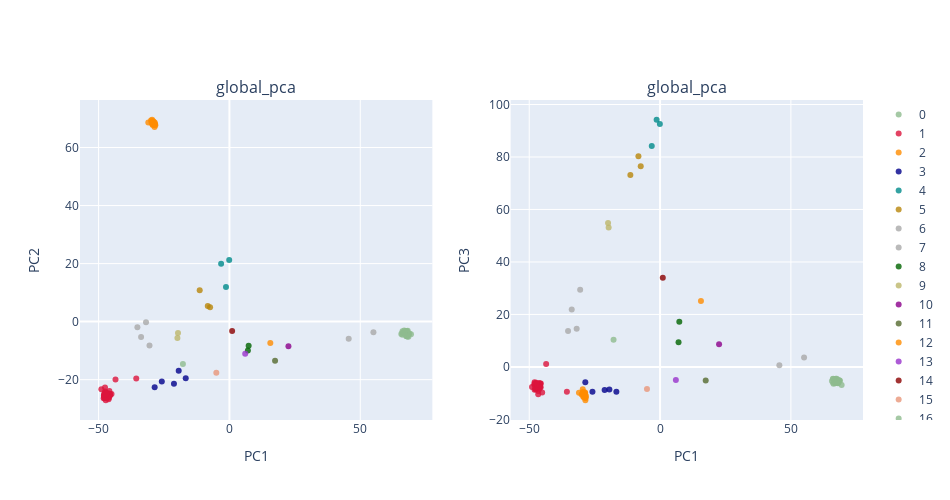

Write notebook code for a chart like this one.
### Code cell
###
plot_global_pca(feats,label_select,PCA_color_ref,title= 'global_pca',height= 500,width= 950)

### Figure 1 — Plotly figure (JSON) as saved in the notebook; plotly's stock layout.template omitted (floating-point values rounded to 4 significant figures)
{"data": [{"marker": {"color": "darkseagreen", "line": {"width": 0}, "opacity": 0.8, "size": 6, "symbol": "circle"}, "mode": "markers", "name": "0", "type": "scatter", "x": [68.47, 67.73, 67.5, 66.79, 66.15, 69.39, 68.77, 68.02, 67.83, 67.98, 67.99, 66.07, 67.5, 67.87, 67.7, 67.36, 66.96, 67.31, 67.6, 67.9, 67.27, 68.38, 67.5, 65.69, 67.77, 67.86, 67.79, 68.29, 67.16, 67.18, 68.03, 67.8, 66.27, 67.33, 68.13, 67.78, 67.64, 66.79, 66.74, 66.13], "xaxis": "x", "y": [-4.358, -3.304, -4.978, -3.034, -3.307, -4.349, -4.075, -4.76, -4.233, -4.211, -5.099, -4.543, -4.361, -4.006, -4.262, -3.204, -4.148, -3.592, -4.099, -4.974, -3.663, -5.187, -3.317, -4.238, -4.837, -4.037, -3.768, -4.104, -3.701, -3.572, -3.699, -3.211, -3.905, -4.293, -3.106, -5.068, -4.167, -3.801, -3.759, -3.83], "yaxis": "y"}, {"marker": {"color": "crimson", "line": {"width": 0}, "opacity": 0.8, "size": 6, "symbol": "circle"}, "mode": "markers", "name": "1", "type": "scatter", "x": [-47.55, -47.42, -45.81, -47.31, -46.57, -46.16, -47.11, -46.16, -47.56, -45.64, -46.25, -45.89, -45.57, -47.01, -47.93, -45.06, -47.68, -47.59, -47.95, -46.37, -46.08, -47.59, -47.5, -47.11, -48.05, -47.84, -47.45, -46.57, -47.37, -47.22, -46.62, -47.55, -47.45, -45.88, -48.94, -45.85, -46.9, -47.96, -47.01, -47.27, -43.54, -35.61], "xaxis": "x", "y": [-25.13, -25.07, -25.67, -25.62, -25.15, -26.73, -25.69, -26.02, -25.93, -25.37, -25.39, -24.89, -24.9, -26.12, -25.14, -24.91, -24.49, -25.17, -25.65, -24.67, -26.2, -26.31, -24.82, -25.37, -26.43, -26.24, -24.09, -25.0, -25.31, -24.52, -26.0, -22.72, -24.63, -23.87, -23.35, -25.2, -25.1, -25.48, -24.72, -27.1, -19.92, -19.61], "yaxis": "y"}, {"marker": {"color": "darkorange", "line": {"width": 0}, "opacity": 0.8, "size": 6, "symbol": "circle"}, "mode": "markers", "name": "2", "type": "scatter", "x": [-28.62, -29.51, -28.64, -28.94, -29.42, -28.78, -28.95, -28.4, -29.33, -28.55, -29.32, -28.69, -29.26, -29.98, -28.32, -31.0, -29.69, -29.55, -29.21, -29.1], "xaxis": "x", "y": [67.09, 68.71, 67.9, 68.6, 68.62, 67.9, 68.71, 68.11, 67.98, 68.66, 67.77, 67.97, 68.98, 69.28, 67.64, 68.61, 68.39, 69.57, 68.07, 69.05], "yaxis": "y"}, {"marker": {"color": "darkblue", "line": {"width": 0}, "opacity": 0.8, "size": 6, "symbol": "circle"}, "mode": "markers", "name": "3", "type": "scatter", "x": [-16.7, -19.38, -21.2, -28.57, -25.84], "xaxis": "x", "y": [-19.51, -16.93, -21.45, -22.59, -20.63], "yaxis": "y"}, {"marker": {"color": "darkcyan", "line": {"width": 0}, "opacity": 0.8, "size": 6, "symbol": "circle"}, "mode": "markers", "name": "4", "type": "scatter", "x": [-0.07974, -3.179, -1.314], "xaxis": "x", "y": [21.22, 19.92, 11.92], "yaxis": "y"}, {"marker": {"color": "darkgoldenrod", "line": {"width": 0}, "opacity": 0.8, "size": 6, "symbol": "circle"}, "mode": "markers", "name": "5", "type": "scatter", "x": [-8.271, -11.36, -7.393], "xaxis": "x", "y": [5.421, 10.83, 4.937], "yaxis": "y"}, {"marker": {"color": "darkgray", "line": {"width": 0}, "opacity": 0.8, "size": 6, "symbol": "circle"}, "mode": "markers", "name": "6", "type": "scatter", "x": [-30.54, -35.17, -31.87, -33.76], "xaxis": "x", "y": [-8.223, -1.9, -0.1903, -5.293], "yaxis": "y"}, {"marker": {"color": "darkgrey", "line": {"width": 0}, "opacity": 0.8, "size": 6, "symbol": "circle"}, "mode": "markers", "name": "7", "type": "scatter", "x": [55.03, 45.59], "xaxis": "x", "y": [-3.654, -5.895], "yaxis": "y"}, {"marker": {"color": "darkgreen", "line": {"width": 0}, "opacity": 0.8, "size": 6, "symbol": "circle"}, "mode": "markers", "name": "8", "type": "scatter", "x": [7.059, 7.347], "xaxis": "x", "y": [-9.916, -8.338], "yaxis": "y"}, {"marker": {"color": "darkkhaki", "line": {"width": 0}, "opacity": 0.8, "size": 6, "symbol": "circle"}, "mode": "markers", "name": "9", "type": "scatter", "x": [-19.88, -19.65], "xaxis": "x", "y": [-5.656, -3.964], "yaxis": "y"}, {"marker": {"color": "darkmagenta", "line": {"width": 0}, "opacity": 0.8, "size": 6, "symbol": "circle"}, "mode": "markers", "name": "10", "type": "scatter", "x": [22.55], "xaxis": "x", "y": [-8.47], "yaxis": "y"}, {"marker": {"color": "darkolivegreen", "line": {"width": 0}, "opacity": 0.8, "size": 6, "symbol": "circle"}, "mode": "markers", "name": "11", "type": "scatter", "x": [17.44], "xaxis": "x", "y": [-13.53], "yaxis": "y"}, {"marker": {"color": "darkorange", "line": {"width": 0}, "opacity": 0.8, "size": 6, "symbol": "circle"}, "mode": "markers", "name": "12", "type": "scatter", "x": [15.62], "xaxis": "x", "y": [-7.388], "yaxis": "y"}, {"marker": {"color": "darkorchid", "line": {"width": 0}, "opacity": 0.8, "size": 6, "symbol": "circle"}, "mode": "markers", "name": "13", "type": "scatter", "x": [6.033], "xaxis": "x", "y": [-11.05], "yaxis": "y"}, {"marker": {"color": "darkred", "line": {"width": 0}, "opacity": 0.8, "size": 6, "symbol": "circle"}, "mode": "markers", "name": "14", "type": "scatter", "x": [1.04], "xaxis": "x", "y": [-3.237], "yaxis": "y"}, {"marker": {"color": "darksalmon", "line": {"width": 0}, "opacity": 0.8, "size": 6, "symbol": "circle"}, "mode": "markers", "name": "15", "type": "scatter", "x": [-5.008], "xaxis": "x", "y": [-17.62], "yaxis": "y"}, {"marker": {"color": "darkseagreen", "line": {"width": 0}, "opacity": 0.8, "size": 6, "symbol": "circle"}, "mode": "markers", "name": "16", "type": "scatter", "x": [-17.77], "xaxis": "x", "y": [-14.57], "yaxis": "y"}, {"marker": {"color": "darkseagreen", "line": {"width": 0}, "opacity": 0.8, "size": 6, "symbol": "circle"}, "mode": "markers", "name": "0", "type": "scatter", "x": [68.47, 67.73, 67.5, 66.79, 66.15, 69.39, 68.77, 68.02, 67.83, 67.98, 67.99, 66.07, 67.5, 67.87, 67.7, 67.36, 66.96, 67.31, 67.6, 67.9, 67.27, 68.38, 67.5, 65.69, 67.77, 67.86, 67.79, 68.29, 67.16, 67.18, 68.03, 67.8, 66.27, 67.33, 68.13, 67.78, 67.64, 66.79, 66.74, 66.13], "xaxis": "x2", "y": [-5.094, -6.065, -4.984, -4.547, -6.008, -6.848, -5.226, -5.644, -5.801, -6.169, -5.758, -4.558, -4.487, -6.0, -5.595, -5.933, -6.195, -5.917, -4.942, -5.658, -5.404, -5.185, -6.01, -5.336, -5.908, -5.602, -5.032, -5.378, -5.6, -4.489, -5.374, -5.091, -6.418, -5.557, -6.041, -5.5, -5.733, -5.941, -5.171, -4.52], "yaxis": "y2"}, {"marker": {"color": "crimson", "line": {"width": 0}, "opacity": 0.8, "size": 6, "symbol": "circle"}, "mode": "markers", "name": "1", "type": "scatter", "x": [-47.55, -47.42, -45.81, -47.31, -46.57, -46.16, -47.11, -46.16, -47.56, -45.64, -46.25, -45.89, -45.57, -47.01, -47.93, -45.06, -47.68, -47.59, -47.95, -46.37, -46.08, -47.59, -47.5, -47.11, -48.05, -47.84, -47.45, -46.57, -47.37, -47.22, -46.62, -47.55, -47.45, -45.88, -48.94, -45.85, -46.9, -47.96, -47.01, -47.27, -43.54, -35.61], "xaxis": "x2", "y": [-8.072, -8.241, -6.342, -7.905, -9.134, -8.411, -7.556, -6.282, -8.027, -7.742, -6.231, -6.613, -6.29, -6.853, -6.837, -9.776, -6.368, -8.335, -8.665, -7.818, -6.569, -7.094, -8.067, -7.854, -6.546, -6.165, -6.924, -10.42, -8.237, -6.565, -7.612, -8.497, -6.816, -7.25, -7.613, -7.744, -7.413, -5.823, -6.792, -6.001, 1.129, -9.432], "yaxis": "y2"}, {"marker": {"color": "darkorange", "line": {"width": 0}, "opacity": 0.8, "size": 6, "symbol": "circle"}, "mode": "markers", "name": "2", "type": "scatter", "x": [-28.62, -29.51, -28.64, -28.94, -29.42, -28.78, -28.95, -28.4, -29.33, -28.55, -29.32, -28.69, -29.26, -29.98, -28.32, -31.0, -29.69, -29.55, -29.21, -29.1], "xaxis": "x2", "y": [-11.8, -9.899, -9.764, -10.03, -9.516, -10.93, -9.821, -11.73, -11.33, -12.69, -10.54, -10.04, -10.06, -10.54, -11.07, -9.834, -10.17, -8.469, -11.45, -10.52], "yaxis": "y2"}, {"marker": {"color": "darkblue", "line": {"width": 0}, "opacity": 0.8, "size": 6, "symbol": "circle"}, "mode": "markers", "name": "3", "type": "scatter", "x": [-16.7, -19.38, -21.2, -28.57, -25.84], "xaxis": "x2", "y": [-9.493, -8.596, -8.781, -5.819, -9.454], "yaxis": "y2"}, {"marker": {"color": "darkcyan", "line": {"width": 0}, "opacity": 0.8, "size": 6, "symbol": "circle"}, "mode": "markers", "name": "4", "type": "scatter", "x": [-0.07974, -3.179, -1.314], "xaxis": "x2", "y": [92.53, 84.18, 94.18], "yaxis": "y2"}, {"marker": {"color": "darkgoldenrod", "line": {"width": 0}, "opacity": 0.8, "size": 6, "symbol": "circle"}, "mode": "markers", "name": "5", "type": "scatter", "x": [-8.271, -11.36, -7.393], "xaxis": "x2", "y": [80.29, 73.11, 76.49], "yaxis": "y2"}, {"marker": {"color": "darkgray", "line": {"width": 0}, "opacity": 0.8, "size": 6, "symbol": "circle"}, "mode": "markers", "name": "6", "type": "scatter", "x": [-30.54, -35.17, -31.87, -33.76], "xaxis": "x2", "y": [29.43, 13.66, 14.6, 21.91], "yaxis": "y2"}, {"marker": {"color": "darkgrey", "line": {"width": 0}, "opacity": 0.8, "size": 6, "symbol": "circle"}, "mode": "markers", "name": "7", "type": "scatter", "x": [55.03, 45.59], "xaxis": "x2", "y": [3.572, 0.637], "yaxis": "y2"}, {"marker": {"color": "darkgreen", "line": {"width": 0}, "opacity": 0.8, "size": 6, "symbol": "circle"}, "mode": "markers", "name": "8", "type": "scatter", "x": [7.059, 7.347], "xaxis": "x2", "y": [9.433, 17.21], "yaxis": "y2"}, {"marker": {"color": "darkkhaki", "line": {"width": 0}, "opacity": 0.8, "size": 6, "symbol": "circle"}, "mode": "markers", "name": "9", "type": "scatter", "x": [-19.88, -19.65], "xaxis": "x2", "y": [54.88, 53.13], "yaxis": "y2"}, {"marker": {"color": "darkmagenta", "line": {"width": 0}, "opacity": 0.8, "size": 6, "symbol": "circle"}, "mode": "markers", "name": "10", "type": "scatter", "x": [22.55], "xaxis": "x2", "y": [8.604], "yaxis": "y2"}, {"marker": {"color": "darkolivegreen", "line": {"width": 0}, "opacity": 0.8, "size": 6, "symbol": "circle"}, "mode": "markers", "name": "11", "type": "scatter", "x": [17.44], "xaxis": "x2", "y": [-5.15], "yaxis": "y2"}, {"marker": {"color": "darkorange", "line": {"width": 0}, "opacity": 0.8, "size": 6, "symbol": "circle"}, "mode": "markers", "name": "12", "type": "scatter", "x": [15.62], "xaxis": "x2", "y": [25.14], "yaxis": "y2"}, {"marker": {"color": "darkorchid", "line": {"width": 0}, "opacity": 0.8, "size": 6, "symbol": "circle"}, "mode": "markers", "name": "13", "type": "scatter", "x": [6.033], "xaxis": "x2", "y": [-4.941], "yaxis": "y2"}, {"marker": {"color": "darkred", "line": {"width": 0}, "opacity": 0.8, "size": 6, "symbol": "circle"}, "mode": "markers", "name": "14", "type": "scatter", "x": [1.04], "xaxis": "x2", "y": [34.0], "yaxis": "y2"}, {"marker": {"color": "darksalmon", "line": {"width": 0}, "opacity": 0.8, "size": 6, "symbol": "circle"}, "mode": "markers", "name": "15", "type": "scatter", "x": [-5.008], "xaxis": "x2", "y": [-8.388], "yaxis": "y2"}, {"marker": {"color": "darkseagreen", "line": {"width": 0}, "opacity": 0.8, "size": 6, "symbol": "circle"}, "mode": "markers", "name": "16", "type": "scatter", "x": [-17.77], "xaxis": "x2", "y": [10.33], "yaxis": "y2"}], "layout": {"annotations": [{"font": {"size": 16}, "showarrow": false, "text": "global_pca", "x": 0.225, "xanchor": "center", "xref": "paper", "y": 1, "yanchor": "bottom", "yref": "paper"}, {"font": {"size": 16}, "showarrow": false, "text": "global_pca", "x": 0.775, "xanchor": "center", "xref": "paper", "y": 1, "yanchor": "bottom", "yref": "paper"}], "height": 500, "width": 950, "xaxis": {"anchor": "y", "domain": [0, 0.45], "title": {"text": "PC1"}}, "xaxis2": {"anchor": "y2", "domain": [0.55, 1], "title": {"text": "PC1"}}, "yaxis": {"anchor": "x", "domain": [0, 1], "title": {"text": "PC2"}}, "yaxis2": {"anchor": "x2", "domain": [0, 1], "title": {"text": "PC3"}}}}
